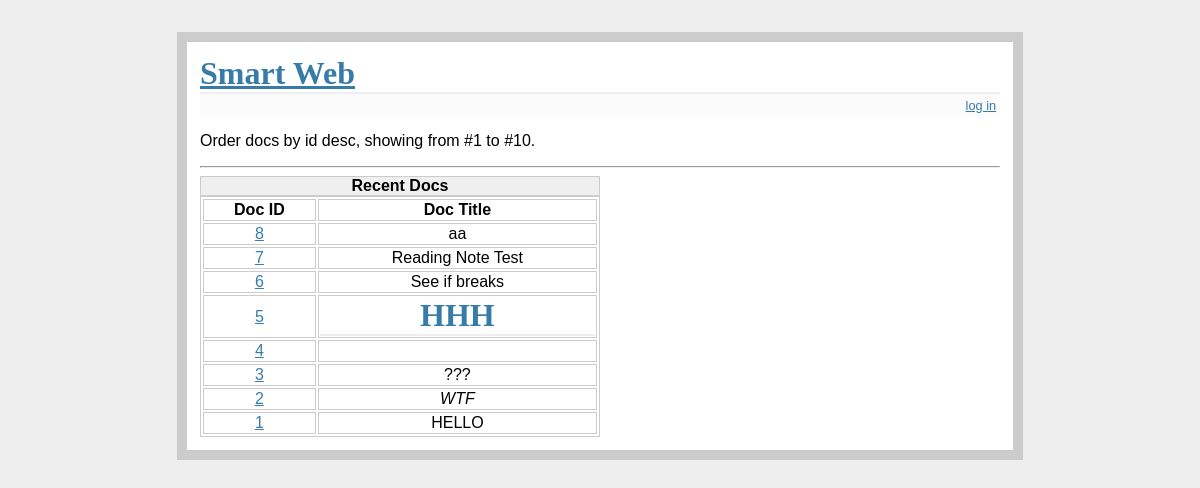
Page /doc/recent on the committed database.
### tables this page shows
CREATE TABLE docs (
	id integer primary key autoincrement,
	title text not null,
	content text not null,
	tag_id integer,
	upvote integer,
	downvote integer
);

### server.py (the view)
@app.route('/doc/recent')
def doc_recent():
    begin = request.args.get('begin', '1')
    end = request.args.get('end', '10')
    db=get_db()
    cur=db.execute("select id, title, content, tag_id, upvote, \
        downvote from docs order by id desc limit ? offset ?", \
        [str(int(end)-int(begin)+1), str(int(begin)-1)])
    doclist=cur.fetchall()
    if 'json' != request.args.get('format'):
        return render_template("show_recent_docs.html", \
            doclist=doclist, begin=begin, end=end)
    else:
        ds=[]
        for i in doclist:
            ds.append({"id":i[0], "title":i[1], "content":i[2], \
                    "tag_id":i[3], "upvote":i[4], "downvote":i[5]})
        return jsonify({'docs' : ds})

### server.py (called while the page is built)
def connect_db():
    rv=sqlite3.connect(app.config['DATABASE'])
    rv.row_factory=sqlite3.Row
    return rv

def get_db():
    if not hasattr(g, 'sqlite_db'):
        g.sqlite_db=connect_db()
    return g.sqlite_db

### templates/show_recent_docs.html
{% extends "layout.html" %}
{% block body %}
  <p>Order docs by id desc, showing from #{{ begin }} to #{{ end }}.</p>
  <hr>
  <table>
    <caption>Recent Docs</caption>
    <thead>
      <tr>
        <th>Doc ID</th>
        <th>Doc Title</th>
      </tr>
    </thead>
    <tbody>
      {% for doc in doclist %}
        <tr>
          <td><a href="/doc/{{ doc.id }}">{{ doc.id }}</a></td>
          <td>{{ doc.title|safe }}</td>
          {% else %}
          <td>NA</td>
          <td>no docs in db</td>
        </tr>
      {% endfor %}
    </tbody>
  </table>
{% endblock %}

### static/css/style.css (style rules this page uses)
a, h1, h2 { color: #377ba8; }
h1, h2 { font-family: 'Georgia', serif; margin: 0; }
h1 { border-bottom: 2px solid #eee; }
table { width: 50%; text-align: center; border: 1px solid #CCCCCC; }
caption { text-align: center; background-color: #EFEFEF; border: 1px solid #CCCCCC; font-weight: bold; }
th { border: 1px solid #CCCCCC; }
td { border: 1px solid #CCCCCC; }

### rows in the picture
docs: id "8", title "aa"
docs: id "7", title "Reading Note Test"
docs: id "6", title "See if breaks"
docs: id "5", title "HHH"
docs: id "4"
docs: id "3", title "???"
docs: id "2", title "WTF"
docs: id "1", title "HELLO"

### other values in the picture
{{ begin }} "1"
{{ end }} "10"
